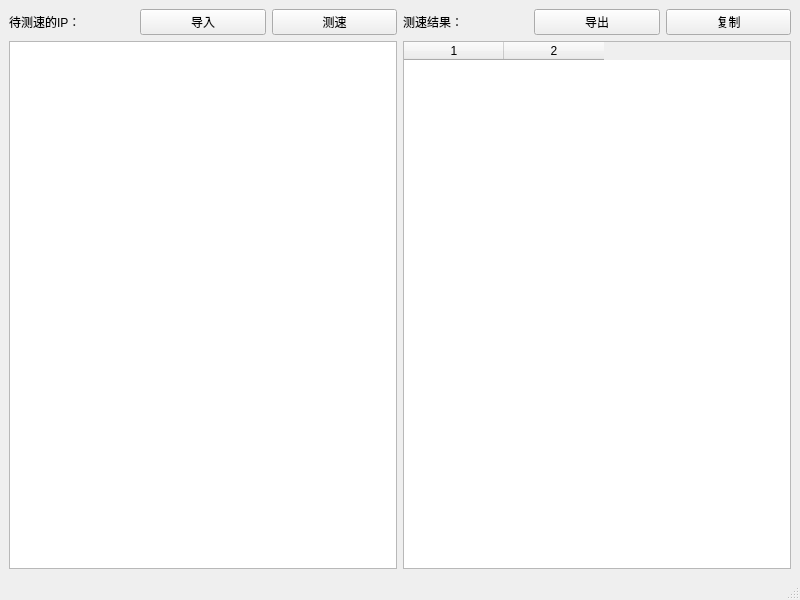
<?xml version="1.0" encoding="UTF-8"?>
<ui version="4.0">
 <class>MainWindow</class>
 <widget class="QMainWindow" name="MainWindow">
  <property name="geometry">
   <rect>
    <x>0</x>
    <y>0</y>
    <width>800</width>
    <height>600</height>
   </rect>
  </property>
  <property name="acceptDrops">
   <bool>true</bool>
  </property>
  <property name="windowTitle">
   <string>谷歌翻译IP测速工具</string>
  </property>
  <property name="windowIcon">
   <iconset resource="res.qrc">
    <normaloff>:/images/icons/icon.png</normaloff>:/images/icons/icon.png</iconset>
  </property>
  <widget class="QWidget" name="centralwidget">
   <layout class="QHBoxLayout" name="horizontalLayout_3">
    <item>
     <layout class="QVBoxLayout" name="verticalLayout">
      <item>
       <layout class="QHBoxLayout" name="horizontalLayout">
        <item>
         <widget class="QLabel" name="labIP">
          <property name="text">
           <string>待测速的IP：</string>
          </property>
         </widget>
        </item>
        <item>
         <widget class="QPushButton" name="btnWait_Load">
          <property name="text">
           <string>导入</string>
          </property>
         </widget>
        </item>
        <item>
         <widget class="QPushButton" name="btnWait_Test">
          <property name="text">
           <string>测速</string>
          </property>
         </widget>
        </item>
       </layout>
      </item>
      <item>
       <widget class="QListWidget" name="ipList"/>
      </item>
     </layout>
    </item>
    <item>
     <layout class="QVBoxLayout" name="verticalLayout_2">
      <item>
       <layout class="QHBoxLayout" name="horizontalLayout_2">
        <item>
         <widget class="QLabel" name="labTestResult">
          <property name="text">
           <string>测速结果：</string>
          </property>
         </widget>
        </item>
        <item>
         <widget class="QPushButton" name="btnResult_Save">
          <property name="text">
           <string>导出</string>
          </property>
         </widget>
        </item>
        <item>
         <widget class="QPushButton" name="btnResult_Copy">
          <property name="text">
           <string>复制</string>
          </property>
         </widget>
        </item>
       </layout>
      </item>
      <item>
       <widget class="QTableWidget" name="resultTable">
        <property name="editTriggers">
         <set>QAbstractItemView::NoEditTriggers</set>
        </property>
        <property name="sortingEnabled">
         <bool>true</bool>
        </property>
        <property name="columnCount">
         <number>2</number>
        </property>
        <column/>
        <column/>
       </widget>
      </item>
     </layout>
    </item>
   </layout>
  </widget>
  <widget class="QMenuBar" name="menubar">
   <property name="geometry">
    <rect>
     <x>0</x>
     <y>0</y>
     <width>800</width>
     <height>22</height>
    </rect>
   </property>
  </widget>
  <widget class="QStatusBar" name="statusbar"/>
 </widget>
 <resources>
  <include location="res.qrc"/>
 </resources>
 <connections/>
</ui>
